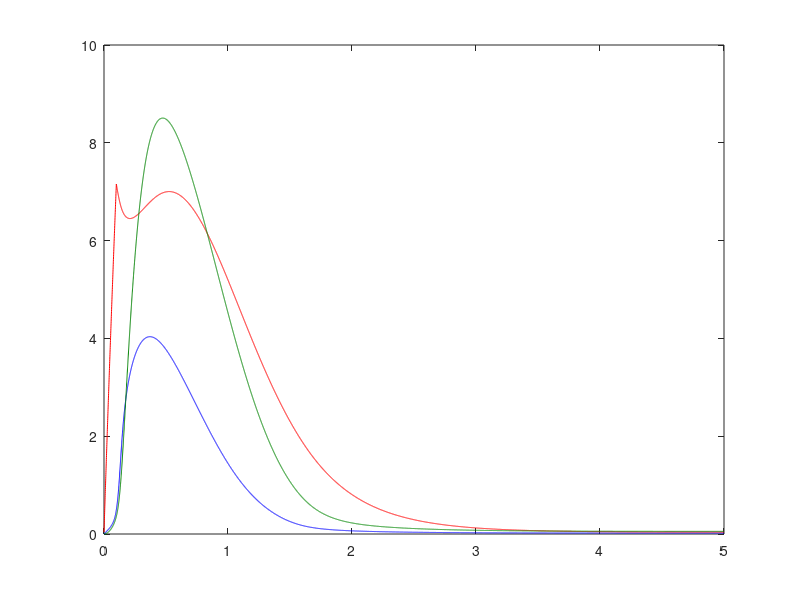

Recreate this plot in MATLAB.
%% Compute and store states for a dendrite coupled to a cell body

addpath('../Matlab/mole-master/mole_MATLAB') % path of mole library
%addpath('/Users/pshoemaker/Desktop/MOLE/mole_MATLAB');

dt = 5E-4;   % time step for temporal integration

%% Rate & related constants

% rate of InP3 production induced by glutamatergic input
kGI = 80; % units uM.s^-1

% for [Ca]-dependent production of InP3
%kd1f = 20; % units s^-1.uM^-1 (multiplies [Ca] & [PIP2])
kd1f = 5;
% for conversion of InP3 back into PIP2
%k1b = 10; % units s^-1 (multiplies [InP3])
k1b = 2.5;

% for inhibition of InP3 production by PKC
ki2 = 0.0943; % units uM^-1 (multiplies [PKC*])  (k2 in Kang-Othmer)
%ki2 = 5; % units uM^-1 (multiplies [PKC*])  (k2 in Kang-Othmer)


% for activation of PKC
k4f = 0.6; % units s^-1.uM^-1 (multiplies [Ca])  (k4 in Kang-Othmer)
% for deactivation of PKC*   (k5 in Kang-Othmer)
k4b = 0.5; % units s^-1

% Calcium infux rate constant for open InP3R channels
kCa = 300;  % units uM.s^-1 (multiplies effective open-channel fraction)
%kCa = 170;  % units uM.s^-1 (multiplies effective open-channel fraction)

% Calcium influx rate for open ARC channels
kaa = 5;  % units uM.s^-1

% Calcium 1st-order pump constants
kp1 = 75; % units uM.s^-1
kpc1 = 1.8; % units uM
% Calcium 2nd-order pump constants
kp2 = 12; % units  units uM.s^-1
kpc2 = 0.10; % units uM
kpc2sq = kpc2^2;

% Ca leakage rate
Klk = 1; % units uM.s^-1

% rates for calcium buffering (with CalB0=40, gives 5/7 buffered @ equil.)
kcbf = 0.7; % units s^-1.uM^-1 (multiplies [Ca] & [CalB])
kcbb = 10; % units s^-1 (multiplies [CaCalB])

% load rate constants / functions for InP3 receptors
load('SD_rates.mat');

% relative dependence of open probablity on O and A states
fO = 0.1;
fA = 0.9;

PKC0 = 1.0; % available PKC concentration (uM)   (KT in Kang-Othmer)
CalB0 = 40; % available Calbindin conc. (uM)   (btot in Breit-Queisser)
%%%% CalB0 set to zero => no calcium buffering
%CalB0 = 0; % set available calbindin to 0 to prevent buffering

%% Scale all rate constants by dt for purposes of temporal integration

% input-induced InP3 production rate
kGI = dt*kGI;

% PIP2 - InP3 rates
kd1f = dt*kd1f;
k1b = dt*k1b;

% Calcium influx rate for open InP3R channels
kCa = dt*kCa;

% Calcium influx rate for open ARC channels
kaa = dt*kaa;

% PKC rates
k4f = dt*k4f;
k4b = dt*k4b;

% Calcium pump/clearance rate
kp1 = dt*kp1;
kp2 = dt*kp2;

% Calcium leakage rate
Klk = dt*Klk;

% calcium buffering rates
kcbf = dt*kcbf;
kcbb = dt*kcbb;

% InP3 receptor state rates -- only those used in reduced model
r5b = dt*r5b;
ph2fA = dt*ph2fA;
ph2bA = dt*ph2bA;
ph4fA = dt*ph4fA;
ph4bA = dt*ph4bA;
ph5fA = dt*ph5fA;

%% Define cell array to hold state data, and fill with initial conditions

% States:
%   1 => Ca; 2 => InP3;
%   3 => R; 4 => A; 5 => O; 6 => I2;
%   7 => CaCalB; 8 => PKCv;

% initial conditions for all compartments
Ca = 0.0;
InP3 = 0;
R = 1;
A = 0;
O = 0;
I2 = 0;
CaCalB = 0;
PKCv = 0;

Cat = [];
InP3t = [];
Rt = [];
At = [];
Ot = [];
I2t = [];
CaCalBt = [];
PKCvt = [];

%% Loop on time

tend = 5; % end time ( t(start) = 0)
for t = 0:dt:tend % loop on time
    
    % G-protein input pulse
    if t<0.1 % 100ms long
        Gin = kGI;
    else
        Gin = 0;
    end
    
    % Update states
    
    % InP3 update : versions with G-protein input
    %InP3 = InP3 + (Gin + kd1f*Ca) - k1b*InP3;
    InP3 = InP3 + (Gin + kd1f*Ca)./(1+ki2*PKCv) - k1b*InP3;
    
    % PKCv update
    PKCv = PKCv + k4f*Ca.*(PKC0-PKCv) - k4b*PKCv;
    
    %   indices into tables of Ca-dependent rates
    iCa = round(5E2*Ca)+1;
    
    % InP3 channel states
    DRO = ph2fA(iCa).*InP3.*R;
    DOR = ph2bA(iCa).*O;
    DOA = ph4fA(iCa).*O;
    DAO = ph4bA(iCa).*A;
    DAI2 = ph5fA(iCa).*A;
    DI2A = r5b.*I2;
    R = R + DOR - DRO;
    O  =  O + DRO + DAO - (DOR + DOA);
    A  =  A + DOA + DI2A - (DAO + DAI2);
    I2 = I2 + DAI2 - DI2A;
    % probability of open state
    Open = (fO*O + fA*A).^4;
    
    % Ca influx through feedback (InP3) channels
    Ca = Ca + kCa*Open;
    
    % Ca influx through putative ARC channels: InP3 = proxy for AA
    Ca = Ca + kaa*InP3;
    
    % Ca efflux due to pumps
    Casq = Ca.^2;
    Ca = Ca - kp1.*Ca./(kpc1+Ca) - kp2.*Casq./(kpc2sq+Casq);
    
    % Ca influx due to leakage
    Ca = Ca + Klk;
    %%%
    
    % Ca buffering process
    DCaFB = kcbf.*Ca.*(CalB0-CaCalB);
    DCaBF = kcbb.*CaCalB;
    Ca = Ca + DCaBF - DCaFB;
    CaCalB = CaCalB + DCaFB - DCaBF;
    
    % prevent negative concentrations due to roundoff error
    %Ca(Ca<0) = 0;
    %InP3(InP3<0) = 0;
    Cat = [Cat,Ca];
    InP3t = [InP3t,InP3];
    Rt = [Rt,R];
    Ot = [Ot,O];
    At = [At,A];
    I2t = [I2t,I2];
    CaCalBt = [CaCalBt,CaCalB];
    PKCvt = [PKCvt,PKCv];
    
end

t=0:dt:tend; % time vector

figure(10)
plot(t,Cat,'b')
hold on
plot(t,InP3t,'r')
plot(t,CaCalBt,'Color',[0 0.5 0]);
%plot(t,PKCvt);

%figure(20)
%plot(t,Rt,'r')
%hold on
%plot(t,Ot,'b')
%plot(t,At,'m')
%plot(t,I2t,'c')
